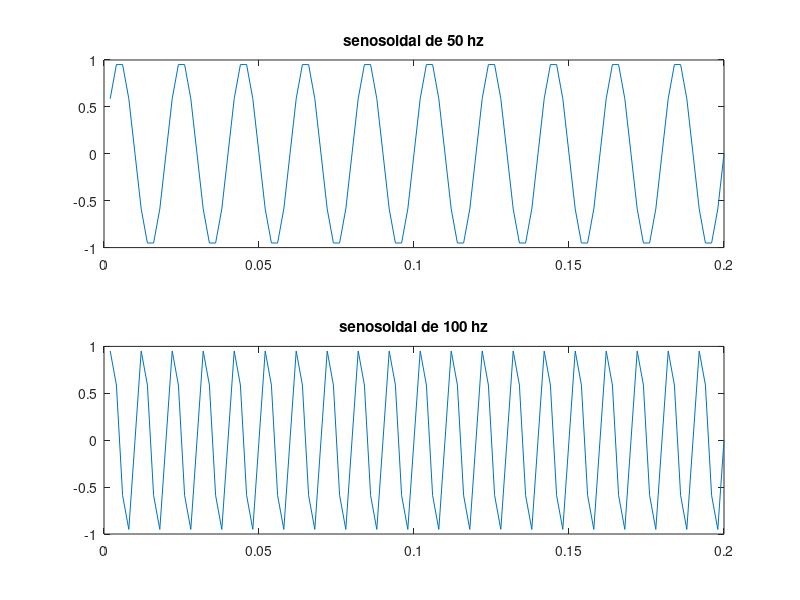

Source code (MATLAB):
n=1:100;
T=1/500;
y1=sin(2*pi*50*n*T);
y2=sin(2*pi*100*n*T);
subplot(2,1,1)
plot(n*T,y1);
title('senosoidal de 50 hz')
subplot(2,1,2)
plot(n*T,y2);
title('senosoidal de 100 hz')